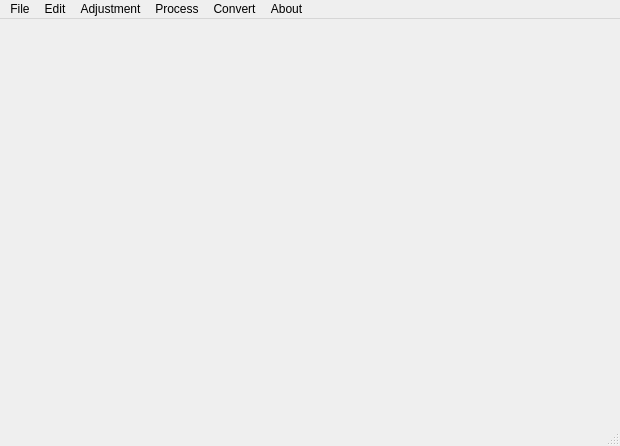
<?xml version="1.0" encoding="UTF-8"?>
<ui version="4.0">
 <class>MainWindow</class>
 <widget class="QMainWindow" name="MainWindow">
  <property name="geometry">
   <rect>
    <x>0</x>
    <y>0</y>
    <width>620</width>
    <height>446</height>
   </rect>
  </property>
  <property name="sizePolicy">
   <sizepolicy hsizetype="Expanding" vsizetype="Expanding">
    <horstretch>0</horstretch>
    <verstretch>0</verstretch>
   </sizepolicy>
  </property>
  <property name="windowTitle">
   <string>Simple Image Process</string>
  </property>
  <property name="windowIcon">
   <iconset resource="icon.qrc">
    <normaloff>:/ico/ImageProcess.ico</normaloff>:/ico/ImageProcess.ico</iconset>
  </property>
  <widget class="QWidget" name="centralWidget">
   <property name="minimumSize">
    <size>
     <width>600</width>
     <height>400</height>
    </size>
   </property>
   <property name="layoutDirection">
    <enum>Qt::LeftToRight</enum>
   </property>
   <widget class="MyPainterWidget" name="widget" native="true">
    <property name="geometry">
     <rect>
      <x>340</x>
      <y>0</y>
      <width>271</width>
      <height>351</height>
     </rect>
    </property>
    <property name="sizePolicy">
     <sizepolicy hsizetype="Expanding" vsizetype="Expanding">
      <horstretch>0</horstretch>
      <verstretch>0</verstretch>
     </sizepolicy>
    </property>
    <property name="minimumSize">
     <size>
      <width>0</width>
      <height>0</height>
     </size>
    </property>
    <property name="maximumSize">
     <size>
      <width>16777215</width>
      <height>16777215</height>
     </size>
    </property>
   </widget>
   <widget class="BackImg" name="widget_file" native="true">
    <property name="geometry">
     <rect>
      <x>0</x>
      <y>0</y>
      <width>331</width>
      <height>351</height>
     </rect>
    </property>
   </widget>
  </widget>
  <widget class="QMenuBar" name="menuBar">
   <property name="geometry">
    <rect>
     <x>0</x>
     <y>0</y>
     <width>620</width>
     <height>26</height>
    </rect>
   </property>
   <widget class="QMenu" name="menu_file">
    <property name="title">
     <string>File</string>
    </property>
    <addaction name="actionOpen"/>
    <addaction name="actionPreview"/>
    <addaction name="actionReset"/>
    <addaction name="actionClose"/>
    <addaction name="actionExit"/>
   </widget>
   <widget class="QMenu" name="menu_process">
    <property name="title">
     <string>Process</string>
    </property>
    <addaction name="actionZoom"/>
    <addaction name="actionNegative"/>
    <addaction name="actionSoften"/>
    <addaction name="actionGray"/>
    <addaction name="actionSharpen"/>
    <addaction name="actionBinarize"/>
    <addaction name="actionEmboss"/>
   </widget>
   <widget class="QMenu" name="menu_convert">
    <property name="title">
     <string>Convert</string>
    </property>
    <addaction name="actionTo_jpeg"/>
    <addaction name="actionTo_PNG"/>
    <addaction name="actionTo_BMP"/>
   </widget>
   <widget class="QMenu" name="menu_about">
    <property name="title">
     <string>About</string>
    </property>
    <addaction name="actionInfo"/>
    <addaction name="actionAuthor"/>
   </widget>
   <widget class="QMenu" name="menu_adjustment">
    <property name="title">
     <string>Adjustment</string>
    </property>
    <addaction name="actionResize"/>
    <addaction name="actionQuality"/>
    <addaction name="actionTransparent"/>
    <addaction name="actionAngle"/>
   </widget>
   <widget class="QMenu" name="menu_edit">
    <property name="title">
     <string>Edit</string>
    </property>
    <addaction name="actionCut"/>
    <addaction name="actionCopy"/>
    <addaction name="actionDelete"/>
   </widget>
   <addaction name="menu_file"/>
   <addaction name="menu_edit"/>
   <addaction name="menu_adjustment"/>
   <addaction name="menu_process"/>
   <addaction name="menu_convert"/>
   <addaction name="menu_about"/>
  </widget>
  <widget class="QStatusBar" name="statusBar">
   <property name="styleSheet">
    <string notr="true"/>
   </property>
  </widget>
  <action name="actionOpen">
   <property name="text">
    <string>Open</string>
   </property>
   <property name="shortcut">
    <string>Ctrl+O</string>
   </property>
  </action>
  <action name="actionClose">
   <property name="text">
    <string>Close</string>
   </property>
   <property name="shortcut">
    <string>Ctrl+W</string>
   </property>
  </action>
  <action name="actionExit">
   <property name="text">
    <string>Exit</string>
   </property>
   <property name="shortcut">
    <string>Ctrl+Q</string>
   </property>
  </action>
  <action name="actionTo_jpeg">
   <property name="text">
    <string>To JPEG</string>
   </property>
   <property name="shortcut">
    <string>Alt+J</string>
   </property>
  </action>
  <action name="actionTo_PNG">
   <property name="text">
    <string>To PNG</string>
   </property>
   <property name="shortcut">
    <string>Alt+P</string>
   </property>
  </action>
  <action name="actionTo_BMP">
   <property name="text">
    <string>To BMP</string>
   </property>
   <property name="shortcut">
    <string>Alt+B</string>
   </property>
  </action>
  <action name="actionInfo">
   <property name="text">
    <string>Info</string>
   </property>
   <property name="shortcut">
    <string>Alt+I</string>
   </property>
  </action>
  <action name="actionAuthor">
   <property name="text">
    <string>Author</string>
   </property>
   <property name="shortcut">
    <string>Alt+A</string>
   </property>
  </action>
  <action name="actionZoom">
   <property name="text">
    <string>Zoom</string>
   </property>
   <property name="shortcut">
    <string>Ctrl+Z</string>
   </property>
  </action>
  <action name="actionNegative">
   <property name="text">
    <string>Negative</string>
   </property>
   <property name="toolTip">
    <string>Negative</string>
   </property>
   <property name="shortcut">
    <string>Ctrl+1</string>
   </property>
  </action>
  <action name="actionSoften">
   <property name="text">
    <string>Soften</string>
   </property>
   <property name="shortcut">
    <string>Ctrl+2</string>
   </property>
  </action>
  <action name="actionGray">
   <property name="text">
    <string>Gray</string>
   </property>
   <property name="shortcut">
    <string>Ctrl+3</string>
   </property>
  </action>
  <action name="actionSharpen">
   <property name="text">
    <string>Sharpen</string>
   </property>
   <property name="shortcut">
    <string>Ctrl+4</string>
   </property>
  </action>
  <action name="actionBinarize">
   <property name="text">
    <string>Binarize</string>
   </property>
   <property name="shortcut">
    <string>Ctrl+5</string>
   </property>
  </action>
  <action name="actionEmboss">
   <property name="text">
    <string>Emboss</string>
   </property>
   <property name="shortcut">
    <string>Ctrl+6</string>
   </property>
  </action>
  <action name="actionReset">
   <property name="text">
    <string>Reset</string>
   </property>
   <property name="shortcut">
    <string>Ctrl+R</string>
   </property>
  </action>
  <action name="actionResize">
   <property name="text">
    <string>Resize</string>
   </property>
   <property name="shortcut">
    <string>Ctrl+B</string>
   </property>
  </action>
  <action name="actionQuality">
   <property name="text">
    <string>Quality</string>
   </property>
   <property name="shortcut">
    <string>Ctrl+U</string>
   </property>
  </action>
  <action name="actionTransparent">
   <property name="text">
    <string>Transparent</string>
   </property>
   <property name="shortcut">
    <string>Ctrl+T</string>
   </property>
  </action>
  <action name="actionAngle">
   <property name="text">
    <string>Angle</string>
   </property>
   <property name="shortcut">
    <string>Ctrl+A</string>
   </property>
  </action>
  <action name="actionCut">
   <property name="text">
    <string>Cut</string>
   </property>
   <property name="shortcut">
    <string>Ctrl+X</string>
   </property>
  </action>
  <action name="actionCopy">
   <property name="text">
    <string>Copy</string>
   </property>
   <property name="shortcut">
    <string>Ctrl+C</string>
   </property>
  </action>
  <action name="actionDelete">
   <property name="text">
    <string>Delete</string>
   </property>
   <property name="shortcut">
    <string>Del</string>
   </property>
  </action>
  <action name="actionPreview">
   <property name="text">
    <string>Preview</string>
   </property>
  </action>
 </widget>
 <layoutdefault spacing="6" margin="11"/>
 <customwidgets>
  <customwidget>
   <class>MyPainterWidget</class>
   <extends>QWidget</extends>
   <header>mypainterwidget.h</header>
   <container>1</container>
  </customwidget>
  <customwidget>
   <class>BackImg</class>
   <extends>QWidget</extends>
   <header>backimg.h</header>
   <container>1</container>
  </customwidget>
 </customwidgets>
 <resources>
  <include location="icon.qrc"/>
 </resources>
 <connections/>
</ui>
